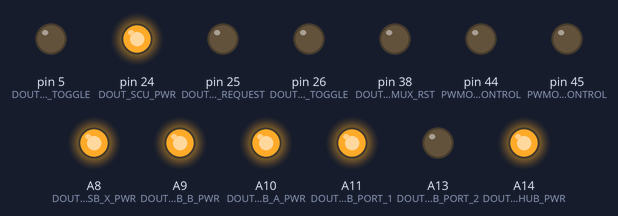
The sketch below on a simulated Arduino Mega 2560, built with avr-gcc and run on an emulated ATmega2560. Parts: output pins drawn as LEDs (lit = HIGH). What the sketch prints to the serial monitor is not drawn. At 0.1 s the program stops and its outputs stay as they are.

Above: at 0.1 s.
Timing chart, 0 to 1.6 s (numbered marks = the images above):
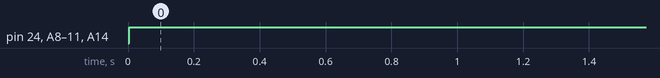

The sketch:

EXCISS_pcb_test.ino
```cpp
#include "config.h"
#include "portmap.h"

// #include <SoftI2CMaster.h>
#include <Wire.h>


// RTC_DS3231 rtc;

uint8_t SCU__OPERATION_MODE = SCU__OPERATION_MODE_NORMAL;


void setup() {
    // wdt_enable(WDTO_8S); // set watchdog interval to 8 seconds

    // analogWriteResolution(16);

    // init serials
    Serial.begin( UART_BAUTRATE );
    Serial.println("serial1 rdy");

    Serial3.begin( UART_BAUTRATE );
    Serial3.println("serial3 rdy");


    MCU__init_pins();


    // wdt_reset(); // reset watchdog timer
}


void loop() {

    // init usbhub with port 1/2/3 enabled
    digitalWrite( DOUT_USBHUB_PORT_1 , HIGH );
    digitalWrite( DOUT_USBHUB_PORT_2 , LOW );


    digitalWrite(DOUT_USBHUB_PWR , USBHUB_PWR_ON);

    digitalWrite( DOUT_USB_X_PWR , USB_ON );
    digitalWrite( DOUT_USB_A_PWR , USB_ON );
    digitalWrite( DOUT_USB_B_PWR , USB_ON );

    // pinMode( DOUT_USBHUB_RESET , USBHUB_RESET );


    // pinMode( DOUT_USBHUB_RESET , USBHUB_NOT_RESET );

    // digitalWrite( DOUT_USB_X_TOGGLE , USB_X_TO_SCU );

    digitalWrite( DOUT_USB_X_TOGGLE , USB_X_TO_ISS );


    Serial.println("DOUT_SCU_SD_TOGGLE XU1100");
    digitalWrite(DOUT_SCU_SD_TOGGLE, SCU_SD_TOGGLE_XU1100);

    delay(2);


    digitalWrite(DOUT_SCU_SHUTDOWN_REQUEST, LOW);
    Serial.println("DOUT_SCU_PWR SCU_PWR_ON");
    digitalWrite(DOUT_SCU_PWR, SCU_PWR_ON);


    /*
    Serial.println("DOUT_I2CMUX_RST LOW");
    digitalWrite(DOUT_I2CMUX_RST, LOW);
    delay(110);
    Serial.println("DOUT_I2CMUX_RST HIGH");
    digitalWrite(DOUT_I2CMUX_RST, HIGH);
    delay(10);


    Wire.requestFrom(0xE1, 1);
    while(Wire.available())    // slave may send less than requested
    {
        Serial.println("I2C DAT IN");
        char c = Wire.read();    // receive a byte as character
        Serial.println(c);         // print the character
    }
    */


    // shutdown delay test
    /*
    delay(120000);

    Serial.println("DOUT_SCU_SHUTDOWN_REQUESTed");
    digitalWrite(DOUT_SCU_SHUTDOWN_REQUEST, HIGH);
    */
    // delay(100);
    // digitalWrite(DOUT_SCU_SHUTDOWN_REQUEST, LOW);

    Serial.println("GO ");
    while(true) {

    }

    /*

    if(MCU__state == MCU__STATE_INIT) {
        // Serial.println(CORE__init_state,HEX);
        MCU__statemachine_init();
    }

    if(MCU__state == MCU__STATE_NORMAL) {
    }

    */
}

void MCU__statemachine_init() {
    MCU__init_pins();
}


void MCU__init_pins() {
    TCCR5B = TCCR5B & 0b11111000 | 0x01; // 0x01 = 31250Hz/1, 0x02 = 31250Hz/8

    pinMode( DOUT_SCU_PWR , OUTPUT );
    pinMode( DOUT_SCU_SD_TOGGLE , OUTPUT );

    pinMode( DOUT_SCU_SHUTDOWN_REQUEST , OUTPUT );
    digitalWrite(DOUT_SCU_SHUTDOWN_REQUEST, LOW);

    pinMode( DOUT_USB_X_PWR , OUTPUT );
    pinMode( DOUT_USB_A_PWR , OUTPUT );
    pinMode( DOUT_USB_B_PWR , OUTPUT );

    pinMode( DOUT_USB_X_TOGGLE , OUTPUT);


    pinMode( DOUT_USBHUB_PWR , OUTPUT );
    pinMode( DOUT_USBHUB_PORT_1 , OUTPUT );
    pinMode( DOUT_USBHUB_PORT_2 , OUTPUT );

    pinMode( DOUT_USBHUB_RESET , USBHUB_NOT_RESET );
    digitalWrite( DOUT_USBHUB_RESET , LOW);


    pinMode( PWMOUT_FRONTLIGHT_CONTROL , OUTPUT);
    analogWrite( PWMOUT_FRONTLIGHT_CONTROL , 0);
    pinMode( PWMOUT_BACKLIGHT_CONTROL , OUTPUT);
    analogWrite( PWMOUT_BACKLIGHT_CONTROL , 0);


    pinMode( DOUT_I2CMUX_RST , OUTPUT );


    // Initialize i2c as master
    Wire.begin();
}


/*


//--------------------------------------------------------------
//--------------------------------------------------------------
// begin: Serial communication functions

void SERIAL__Parser() {
    static uint8_t cmd[32];         // command buffer
    static uint8_t cmdcount = 0;    // position in the buffer of the received byte
    uint8_t c;                      // received byte
    while(Serial.available()) {
        c = Serial.read();
        if(c > ' ') cmd[cmdcount++] = c;
        if((c == 8) && (cmdcount > 0)) cmdcount--;                // deals with backspaces, if a person on the other side types
        if((c == 0x0d) || (c == 0x0a) || (cmdcount > 32)) {       // end of command, gets interpreted now
            cmd[cmdcount] = 0;    // clear the last byte in cmd buffer
            if(cmdcount > 2) {    // prevent empty cmd buffer parsing
                switch(cmd[0]) {
                    case 'w': // write
                    SERIAL__ParserWrite(&cmd[1],cmdcount);
                    break;
                    case 'r': // read
                    SERIAL__ParserRead(&cmd[1],cmdcount);
                    break;
                    case 'e': // execute
                    SERIAL__ParserExecute(&cmd[1],cmdcount);
                    break;
                }
            }
            cmdcount = 0;
        }
    }
}


void SERIAL__ParserRead(char * buf,uint8_t cnt) {
    cnt-=4;
    switch (buf[0]) {
        case 'd':
            if(buf[1]=='t') {
                // set date time:
                // command: wdtYYYY_MM_DD_HH_MM_SS
                // example: wdt2017_9_17_12_30_00
                // note: don't user leading zeros
                //++ Serial.println(DS3231__get_Time());
            }
        break;

        case 'o':
            if(buf[1]=='m') {
                // get current operation mode
                // command: rom
                // returns: returns current operation mode RECOVERY / SCIENCE
                switch(SCU__OPERATION_MODE) {
                    case SCU__OPERATION_MODE_RECOVERY:
                        Serial.println("RECOVERY");
                    break;
                    case SCU__OPERATION_MODE_NORMAL:
                        Serial.println("NORMAL");
                    break;
                }
            }
        break;

        case 'h':
            if(buf[1]=='r') {
                // get system health data from arduino:
                // command: rh
                // parameter: none
                // returns: system health data from arduino
                Serial.println("MCU health log");
                Serial.print("bat v: ");
                //++ Serial.println(powermanager_get_voltage());
                Serial.print("bat a: ");
                //++ Serial.println(powermanager_get_capacity());
                Serial.print("bat charg: ");
                //++ Serial.println(powermanager_get_charge_state());
                Serial.print("frame power: ");
                //++ powermanager_get_usb_power_status() ? Serial.println("FRAME POWER ONLINE") : Serial.println("FRAME POWER OFFLINE");
            }
        break;

        case 'b':
            if(buf[1]=='v') {
                // get batterie volate:
                // command: rbv
                // returns: voltage in integer value.
                //++ Serial.println(powermanager_get_voltage());
            }

            if(buf[1]=='c') {
                // get batterie capacity:
                // command: rbc
                // returns: milliamper in integer value.
                //++ Serial.println(powermanager_get_capacity());
            }
        break;

        case 'u':
            if(buf[1]=='s') {
                // get usb power status:
                // command: rus
                // returns: FRAME POWER ONLINE / FRAME POWER OFFLINE

                //++ powermanager_get_usb_power_status() ? Serial.println("FRAME POWER ONLINE") : Serial.println("FRAME POWER OFFLINE");
            }
        break;


        case 't':
            if(buf[1]=='l') {
                // get time left until next datatransfer start:
                // command: rtd
                // returns: returns time left until next datatransfer start in seconds
                // time_t
                //++ Serial.println(TIMEKEEPER__get_deltaT_to_next_datatransfer_seconds());
            }
        break;


        case 'i':
            if(buf[1]=='v') {
                // get current capacitor voltage
                // command: riv
                // returns: returns capacitor voltage
                //++ Serial.println(chargemonitor_get_charge());
            }
        break;


        case 'c':
            if(buf[1]=='r') {
                // TODO: charging error reporting
                switch (ignition_status) {
                    case 0:
                        Serial.println("standby");
                        break;
                    case 1:
                        Serial.println("charging");
                        break;
                    case 2:
                        Serial.println("charged");
                        break;
                    case 255:
                        Serial.println("failed");
                        break;
                }
            }
        break;

    }
}

void SERIAL__ParserWrite(char * buf,uint8_t cnt) {
    long tmpLong = 0L;
    cnt-=4;
    switch (buf[0]) {
        case 'f': // set front LED PWM
            {
                buf[0] = ' ';
                tmpLong = atoi((const char*)&buf[1]);
                Serial.print("LED front ");
                Serial.println(tmpLong);
                //++ POWERLED_frontlight((int)tmpLong);
            }
        break;

        case 'b': // set back LED PWM
            {
                buf[0] = ' ';
                tmpLong = atoi((const char*)&buf[1]);
                Serial.print("LED back ");
                Serial.println(tmpLong);
                //++ POWERLED_backlight((int)tmpLong);
            }
        break;

        case 'd':
            if(buf[1]=='t') { // write date time to RTC. example wdt2017_9_16_20_14_00
                String str((const char*)&buf[2]);
                //++ DS3231__set_Time(str,false);
                //++ Serial.println(DS3231__get_Time());
            }
            if(buf[1]=='r') { // write date time to RTC. example wdt2017_9_16_20_14_00
                String str((const char*)&buf[2]);
                //++ DS3231__set_Time(str,true);
                //++ Serial.println(DS3231__get_Time());
            }
        break;

    }
}


void SERIAL__ParserExecute(char * buf,uint8_t cnt) {
    long tmpLong;
    cnt-=4;
    switch (buf[0]) {

        case 'r': // serial command "erk300" set the keepalive to 5min
            if(buf[1]=='k') {
                buf[0] = ' ';
                buf[1] = ' ';
                tmpLong = atoi((const char*)&buf[2]);
                science_computer_keepalive_timer = millis()+(1000*tmpLong);
                Serial.println(tmpLong);
                Serial.println("RPikeepalive");
            }
            if(buf[1]=='w') {
                buf[0] = ' ';
                buf[1] = ' ';
                tmpLong = atoi((const char*)&buf[2]);
                science_computer_wakeup_timer = millis()+(1000*tmpLong);
                Serial.println(tmpLong);
                Serial.println("Wakeuptimer set");
            }
        break;

        case 'i':
            if(buf[1]=='c') { // wct set arc capcitor charg level
                ignition_status = 1;
                buf[0] = ' ';
                buf[1] = ' ';
                tmpLong = atoi((const char*)&buf[2]);
                tmpLong = 350;
                Serial.print("IG CHARG REQUEST ACK ");
                Serial.println(tmpLong);
                //++ IGNITION_request_charging(tmpLong);
            }

            if(buf[1]=='a') {
                Serial.println("CHARG ABORT");
            }

            if(buf[1]=='i') {
                //++ IGNITION_request_charging(ignition_requested_charging_voltage);
                ingition_requested = true;
            }
        break;

    }
}


char SERIAL__readSingleHex(char c) {
    char cret = 0x00;
    if(c>='A' && c<='F') {
        cret = c-'A'+10;
    }
    if(c>='a' && c<='f') {
        cret = c-'a'+10;
    }
    if(c>='0' && c<='9') {
        cret = c-'0';
    }
    return cret;
}

void SerialPrint()

*/

// end: Serial communication functions
//..............................................................
//..............................................................
```

config.h
```cpp
// ------------------------------------
// UART config
#define UART_BAUTRATE   9600
```

portmap.h
```cpp
// ----------------------------------------
// ----------------------------------------
// USB POWER INTERCONNECTIONS
#define DOUT_USB_X_PWR  A8
#define DOUT_USB_B_PWR  A9
#define DOUT_USB_A_PWR  A10

// State definitions
#define USB_ON      HIGH
#define USB_ONFF    LOW


// ----------------------------------------
// ----------------------------------------
// USB X SWITCH
#define DOUT_USB_X_TOGGLE  5

// State definitions
#define USB_X_TO_ISS    LOW
#define USB_X_TO_SCU    HIGH


// ----------------------------------------
// ----------------------------------------
// USBHUB INTERCONNECTIONS
#define DOUT_USBHUB_PORT_1  A11 // !change require usbhub reset
#define DOUT_USBHUB_RESET   A12 // HIZ or LOW
#define DOUT_USBHUB_PORT_2  A13 // !change require usbhub reset
#define DOUT_USBHUB_PWR     A14

// State definitions
#define USBHUB_RESET       OUTPUT
#define USBHUB_NOT_RESET   INPUT

#define USBHUB_PWR_ON   HIGH
#define USBHUB_PWR_OFF  LOW


// ----------------------------------------
// ----------------------------------------
// SCU INTERCONNECTIONS
#define DOUT_SCU_PWR                24
#define DOUT_SCU_SHUTDOWN_REQUEST   25
#define DOUT_SCU_SD_TOGGLE          26 // LOW = XU1100, HIGH = XU1200

// State definitions
#define SCU_PWR_ON              HIGH
#define SCU_PWR_OFF             LOW

#define SCU_SD_TOGGLE_XU1100    LOW
#define SCU_SD_TOGGLE_XU1200    HIGH


// ----------------------------------------
// ----------------------------------------
// HVU INTERCONNECTIONS
#define DOUT_HVU_ENABLE     17
#define DOUT_HVU_TRIGGER    16


// ----------------------------------------
// ----------------------------------------
// I2CMUX INTERCONNECTIONS
#define DOUT_I2CMUX_RST     38
#define DOUT_I2CMUX_SDA     20
#define DOUT_I2CMUX_SCL     21


// ----------------------------------------
// ----------------------------------------
// CHAMBER LIGHTING
#define PWMOUT_FRONTLIGHT_CONTROL   44
#define PWMOUT_BACKLIGHT_CONTROL    45


// ----------------------------------------
// ----------------------------------------
// STATEMACHINE STATE DEFINITIONS
#define SCU__OPERATION_MODE_RECOVERY   0xA5
#define SCU__OPERATION_MODE_NORMAL     0x5A
```

Measured:
- by itself, pin 24 (DOUT_SCU_PWR), A8 (DOUT_USB_X_PWR), A9 (DOUT_USB_B_PWR), A10 (DOUT_USB_A_PWR), A11 (DOUT_USBHUB_PORT_1), A14 (DOUT_USBHUB_PWR): LOW → HIGH at 0.00 s
